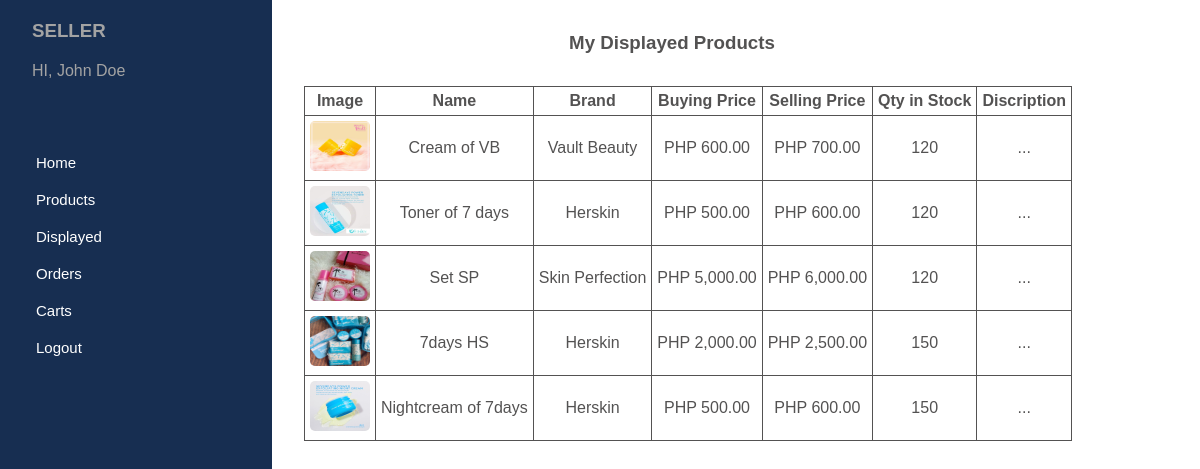
/admin/displayed.php (signed in), run on the app's committed database.
### tables this page shows
CREATE TABLE `products` (
  `product_id` varchar(255) NOT NULL,
  `employee_id` varchar(255) NOT NULL,
  `brand_id` varchar(255) NOT NULL,
  `product_image` varchar(255) NOT NULL,
  `product_name` varchar(255) NOT NULL,
  `buying_price` int(255) NOT NULL,
  `selling_price` int(255) NOT NULL,
  `qty_in_stock` int(255) NOT NULL,
  `product_description` varchar(255) NOT NULL
);

CREATE TABLE `brands` (
  `brand_id` varchar(255) NOT NULL,
  `brand_name` varchar(255) NOT NULL
);

### admin/displayed.php (the view)
<?php include "./inc/sidebar.php"; ?>
    <div class="table_con">
        <h3>My Displayed Products</h3>
        <div>
            <table>
                <tr>
                    <th>Image</th>
                    <th>Name</th>
                    <th>Brand</th>
                    <th>Buying Price</th>
                    <th>Selling Price</th>
                    <th>Qty in Stock</th>
                    <th>Discription</th>
                </tr>
                <?php
                    $products_sql = "SELECT * FROM products WHERE employee_id='{$_SESSION["employee"]["employee_id"]}'";
                    $result1 = mysqli_query($conn, $products_sql);
                    if(mysqli_num_rows($result1) > 0){
                        while($product = mysqli_fetch_assoc($result1)){
                            $brand_sql = "SELECT * FROM brands WHERE brand_id = '{$product["brand_id"]}' ";
                            $result2 = mysqli_query($conn, $brand_sql);
                            if(mysqli_num_rows($result2) > 0){
                                $brand = mysqli_fetch_assoc($result2);
                            }
                            echo '
                            <tr>
                                <td>
                                    <img src="../uploads/'.$product["product_image"].'" alt="">
                                </td>
                                <td>'.$product["product_name"].'</td>
                                <td>'.$brand["brand_name"].'</td>
                                <td>PHP '.number_format($product["buying_price"], 2).'</td>
                                <td>PHP '.number_format($product["selling_price"], 2).'</td>
                                <td>'.$product["qty_in_stock"].'</td>
                                <td>'.$product["product_description"].'</td>
                            </tr>
                            ';
                        }
                    }else{
                        popup_message("No displayed product yet!", "WARNING");
                    }
                ?>
            </table>
        </div>
    </div>
</body>
</html>

### admin/styles/sidebar.css (style rules this page uses)
* { margin: 0; padding: 0; font-family: Arial, Helvetica, sans-serif; }
body { display: flex; }

### admin/styles/tables.css (style rules this page uses)
.table_con { display: flex; flex-direction: column; align-items: center; color: #535252; }
.table_con h3 { padding: 2rem 0; }
table { margin-left: 2rem; }
table, td, tr, th { border: 1px solid #535252; border-collapse: collapse; padding: 5px; text-align: center; }
table img { height: 50px; width: 60px; border-radius: 5px }

### data on the page
products: product_image (picture), product_name "Cream of VB", brand.brand_name "Vault Beauty", buying_price "600.00", selling_price "700.00", qty_in_stock "120", product_description "..."
products: product_image (picture), product_name "Toner of 7 days", brand.brand_name "Herskin", buying_price "500.00", selling_price "600.00", qty_in_stock "120", product_description "..."
products: product_image (picture), product_name "Set SP", brand.brand_name "Skin Perfection", buying_price "5,000.00", selling_price "6,000.00", qty_in_stock "120", product_description "..."
products: product_image (picture), product_name "7days HS", brand.brand_name "Herskin", buying_price "2,000.00", selling_price "2,500.00", qty_in_stock "150", product_description "..."
products: product_image (picture), product_name "Nightcream of 7days", brand.brand_name "Herskin", buying_price "500.00", selling_price "600.00", qty_in_stock "150", product_description "..."

### other printed values
$_SESSION["employee"]["fname"] "John"
$_SESSION["employee"]["lname"] "Doe"
